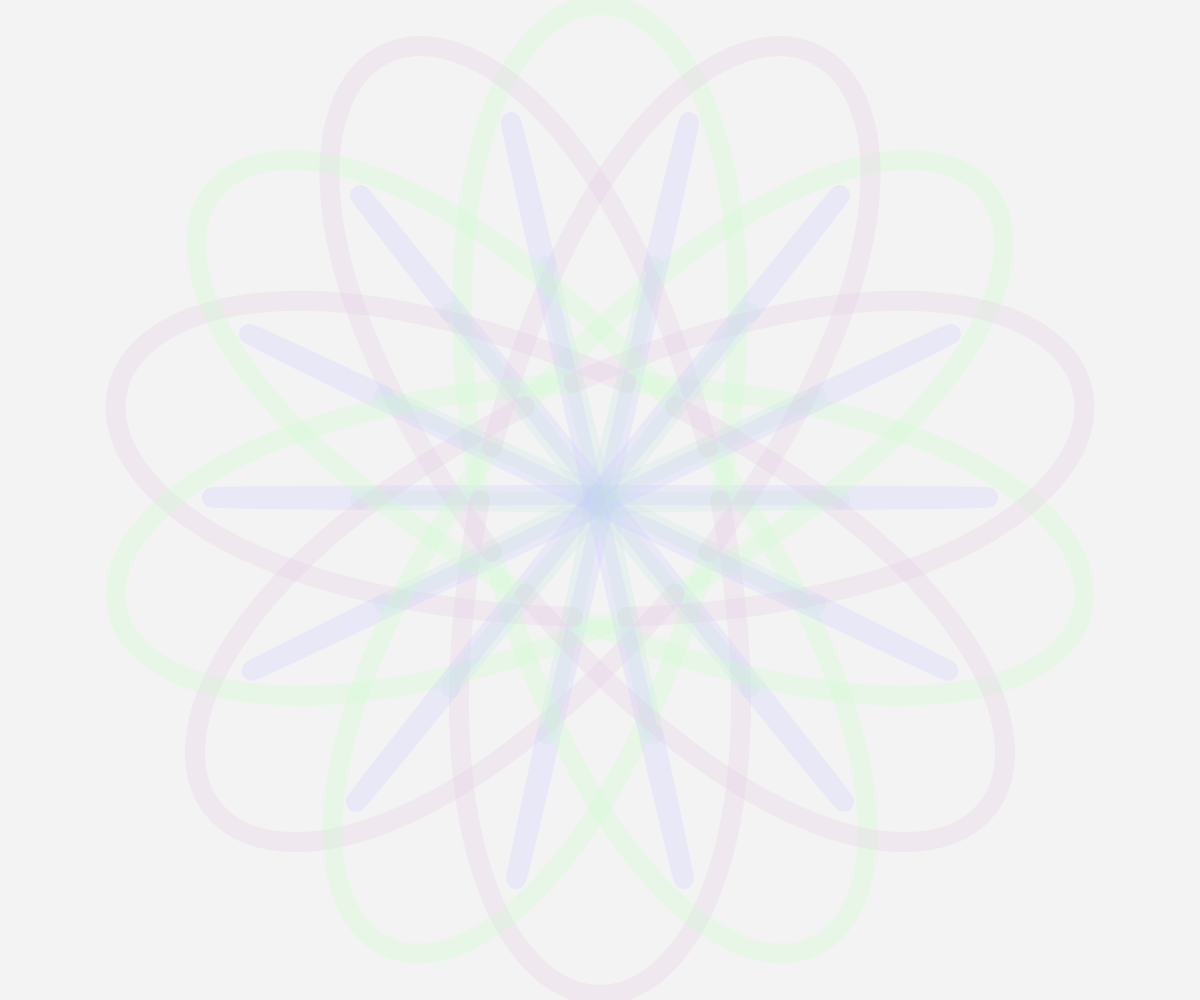
Frame 1 (no input)
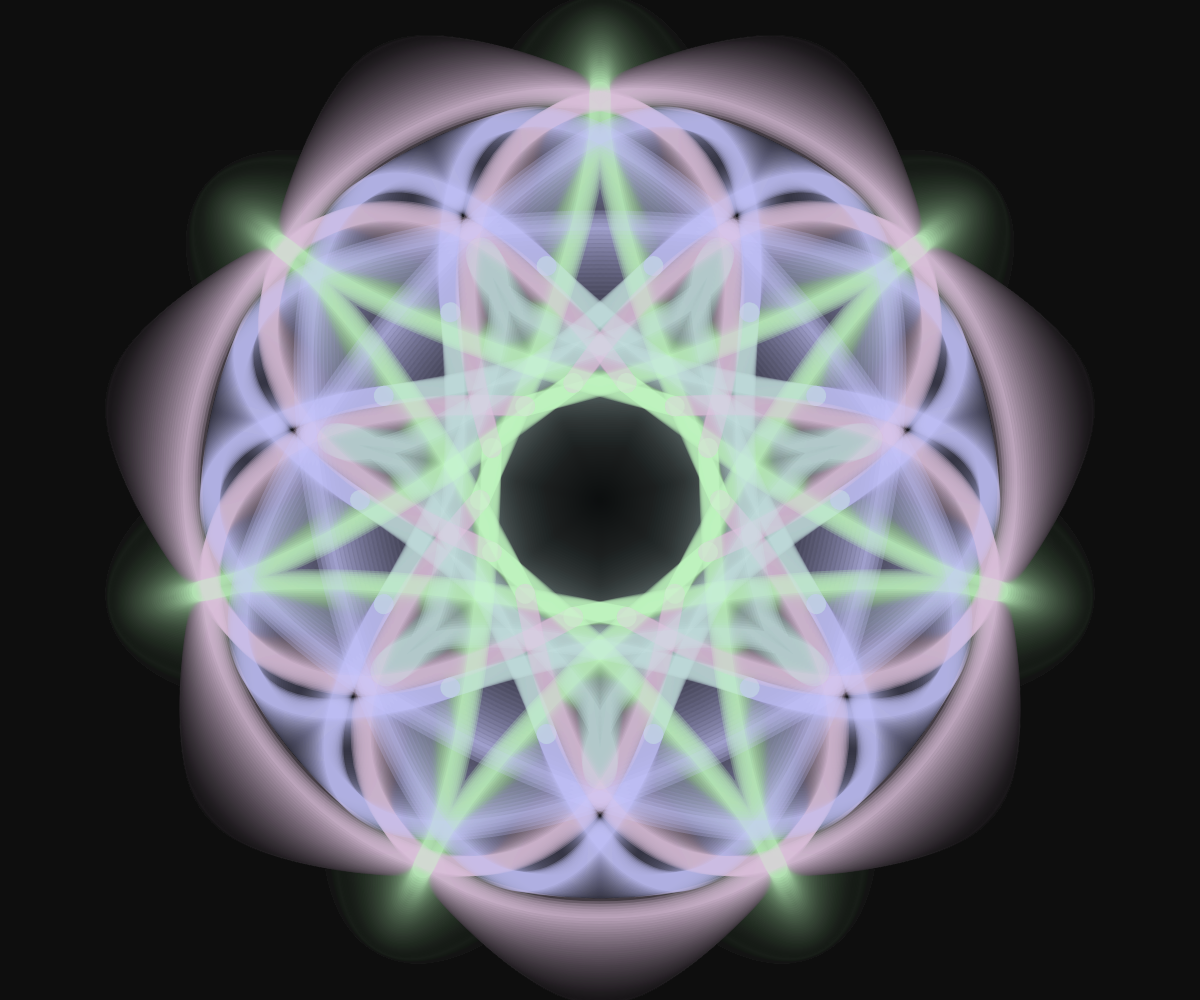
Frame 60 (no input)
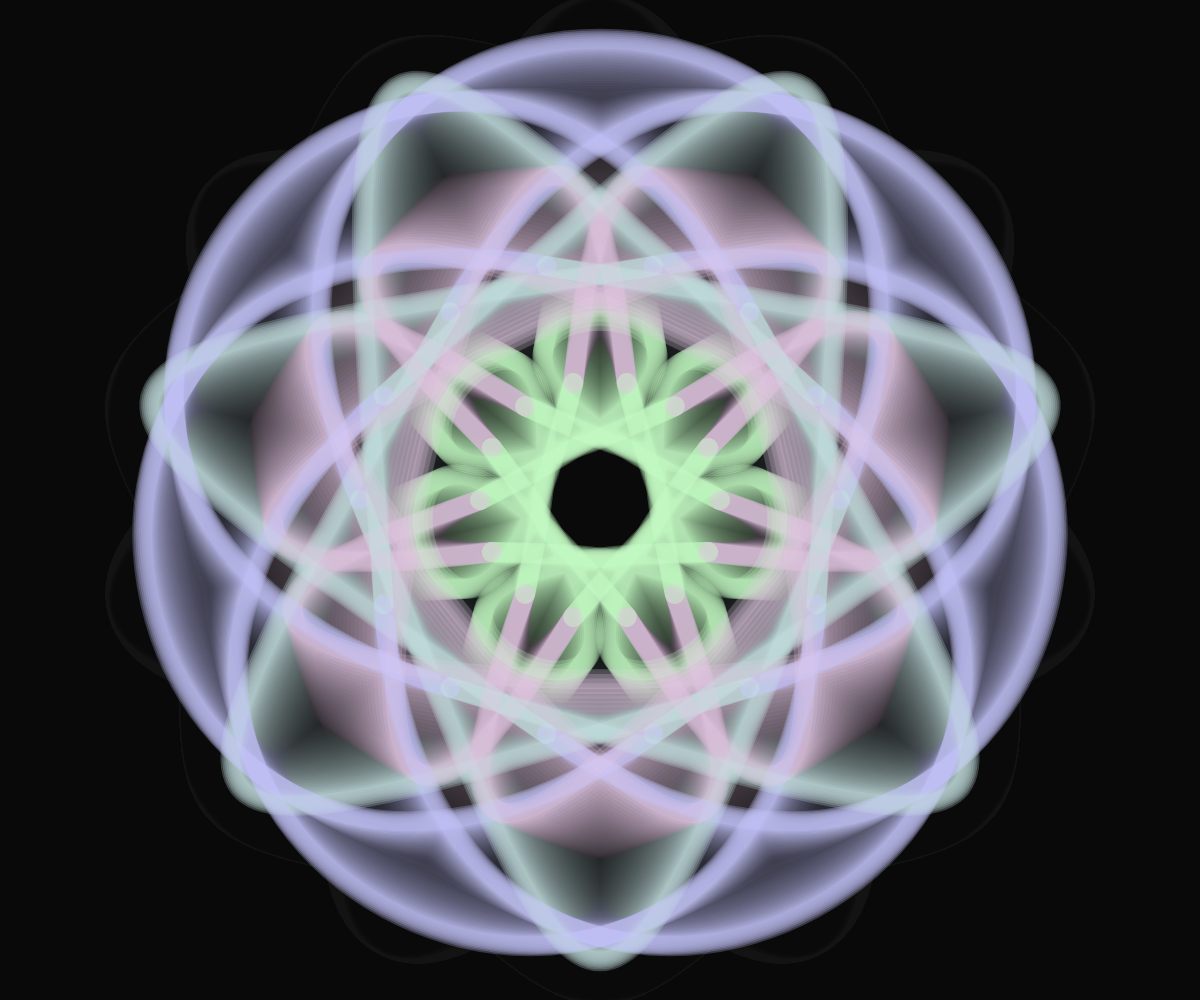
Frame 120 (the mouse pressed at the canvas centre since frame 60)

The p5.js sketch that drew these frames (run headless with seeded random() and noise() and a simulated clock; from frame 60 on, the mouse is pressed at the canvas centre):

// p5.js sketch
// ── sketch.js
var DA = [];
var maxDA = 0.001;
var P = [];
var num = 20;
var diam = 1;
var dev = 20;



function rotatex( point , center , angle ) {
	var output = createVector( 0 , 0 );
	var point1 = p5.Vector.sub( point, center );
	
	output.x = point1.x*cos( angle) - point1.y*sin( angle );
	output.y = point1.x*sin( angle ) + point1.y*cos( angle );
	output.add( center );
	return output;
}


function setup() {
	createCanvas( windowWidth , windowHeight );
	
	//noStroke();
	fill( 255 , 255 , 255 , 255 );
	stroke( 255 , 255 , 255 , 128 );
}

function draw() {
  background( 0 ,0 , 0 , 12 );
  noFill();
  strokeWeight(20);
  push();
  translate( 0.5*width , 0.5*height );
  
  var N = 7;
  
  for( var i = 0 ; i < N ; i++ ) {
    push();
    rotate( 2*PI * i/N);
    var p0 = createVector( (-0.2)*width , (0)*height );
  	var p1 = createVector( (-0.75)*width , (0)*height );
  	var p2 = createVector( ( 0.2)*width , (0)*height );
  	var p3 = createVector( ( 0.75)*width , (0)*height );
    
    var pr1 = rotatex( p1 , p0 , frameCount*0.01 );
    var pr3 = rotatex( p3 , p2 , -frameCount*0.01 );
    stroke( 200 , 200 , 255 , 64 );
    bezier( p0.x , p0.y , pr1.x , pr1.y , pr3.x , pr3.y , p2.x , p2.y );
    
    pr1 = rotatex( p1 , p0 , frameCount*0.01 + 0.5*PI );
    pr3 = rotatex( p3 , p2 , -frameCount*0.01 - 0.5*PI );
    stroke( 200 , 255 , 200 , 64 );
    bezier( 0.5*p0.x , 0.5*p0.y , pr1.x , pr1.y , pr3.x , pr3.y , 0.5*p2.x , 0.5*p2.y );
    
    pr1 = rotatex( p1 , p0 , frameCount*0.01 + PI );
    pr3 = rotatex( p3 , p2 , -frameCount*0.01 - PI );
    stroke( 200 , 225 , 225 , 64 );
    bezier( p0.x , p0.y , pr1.x , pr1.y , pr3.x , pr3.y , p2.x , p2.y );
    
    pr1 = rotatex( p1 , p0 , frameCount*0.01 - 0.5*PI );
    pr3 = rotatex( p3 , p2 , -frameCount*0.01 + 0.5*PI );
    stroke( 225 , 200 , 225 , 64 );
    bezier( 0.5*p0.x , 0.5*p0.y , pr1.x , pr1.y , pr3.x , pr3.y , 0.5*p2.x , 0.5*p2.y );
    
    pop();
    
    
  }
  pop();
  
}
	
